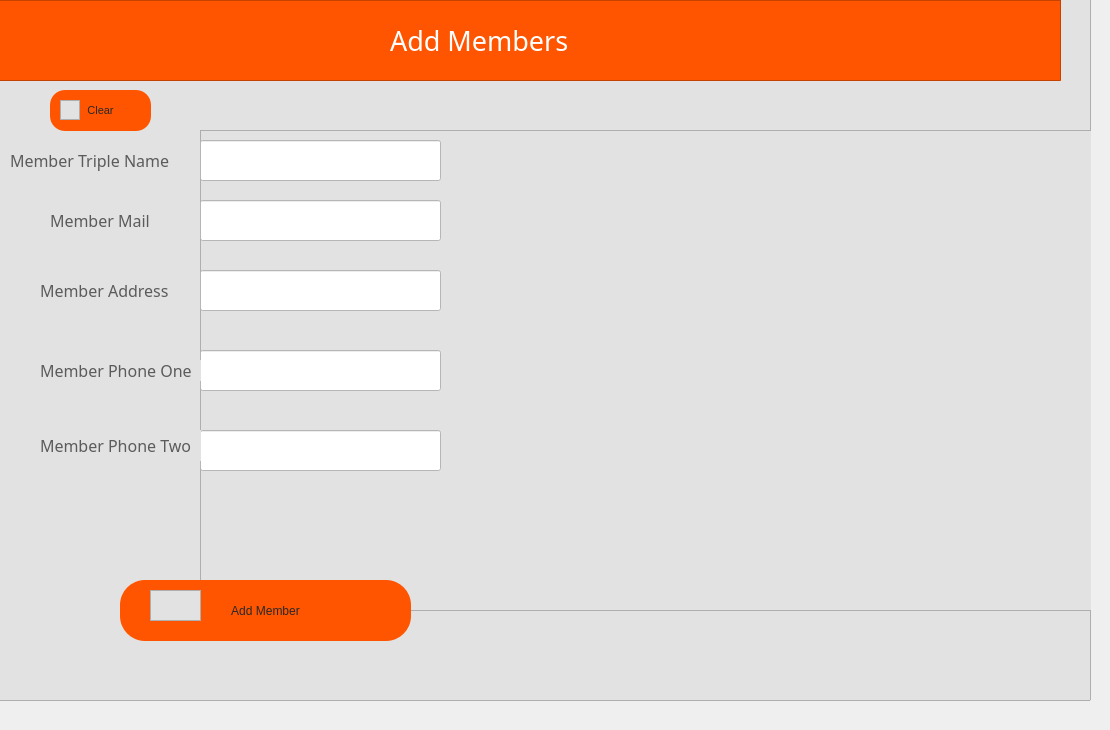
      <widget class="QWidget" name="tab_15">
       <attribute name="icon">
        <iconset resource="icons.qrc">
         <normaloff>:/newPrefix/icons/addmember.png</normaloff>:/newPrefix/icons/addmember.png</iconset>
       </attribute>
       <attribute name="title">
        <string>Add Member</string>
       </attribute>
       <widget class="QFrame" name="frame_30">
        <property name="geometry">
         <rect>
          <x>-30</x>
          <y>0</y>
          <width>1091</width>
          <height>81</height>
         </rect>
        </property>
        <property name="styleSheet">
         <string notr="true">background-color: rgb(255, 85, 0);</string>
        </property>
        <property name="frameShape">
         <enum>QFrame::StyledPanel</enum>
        </property>
        <property name="frameShadow">
         <enum>QFrame::Raised</enum>
        </property>
        <widget class="QLabel" name="label_29">
         <property name="geometry">
          <rect>
           <x>420</x>
           <y>20</y>
           <width>511</width>
           <height>41</height>
          </rect>
         </property>
         <property name="font">
          <font>
           <family>hooge 05_55</family>
           <pointsize>20</pointsize>
          </font>
         </property>
         <property name="styleSheet">
          <string notr="true">color: rgb(255, 255, 255);</string>
         </property>
         <property name="text">
          <string>Add Members</string>
         </property>
        </widget>
       </widget>
       <widget class="QFrame" name="frame_31">
        <property name="geometry">
         <rect>
          <x>-10</x>
          <y>-20</y>
          <width>1101</width>
          <height>721</height>
         </rect>
        </property>
        <property name="styleSheet">
         <string notr="true">background-color: rgb(226, 226, 226);</string>
        </property>
        <property name="frameShape">
         <enum>QFrame::StyledPanel</enum>
        </property>
        <property name="frameShadow">
         <enum>QFrame::Raised</enum>
        </property>
        <widget class="QLabel" name="label_67">
         <property name="geometry">
          <rect>
           <x>50</x>
           <y>300</y>
           <width>151</width>
           <height>21</height>
          </rect>
         </property>
         <property name="font">
          <font>
           <family>Impact</family>
           <pointsize>12</pointsize>
          </font>
         </property>
         <property name="styleSheet">
          <string notr="true">color: rgb(91, 91, 91);</string>
         </property>
         <property name="text">
          <string>Member Address</string>
         </property>
        </widget>
        <widget class="QLabel" name="label_68">
         <property name="geometry">
          <rect>
           <x>50</x>
           <y>380</y>
           <width>161</width>
           <height>21</height>
          </rect>
         </property>
         <property name="font">
          <font>
           <family>Impact</family>
           <pointsize>12</pointsize>
          </font>
         </property>
         <property name="styleSheet">
          <string notr="true">color: rgb(91, 91, 91);</string>
         </property>
         <property name="text">
          <string>Member Phone One</string>
         </property>
        </widget>
        <widget class="QLabel" name="label_69">
         <property name="geometry">
          <rect>
           <x>50</x>
           <y>450</y>
           <width>161</width>
           <height>31</height>
          </rect>
         </property>
         <property name="font">
          <font>
           <family>Impact</family>
           <pointsize>12</pointsize>
          </font>
         </property>
         <property name="styleSheet">
          <string notr="true">color: rgb(91, 91, 91);</string>
         </property>
         <property name="text">
          <string>Member Phone Two</string>
         </property>
        </widget>
        <widget class="QLabel" name="label_66">
         <property name="geometry">
          <rect>
           <x>60</x>
           <y>230</y>
           <width>131</width>
           <height>21</height>
          </rect>
         </property>
         <property name="font">
          <font>
           <family>Impact</family>
           <pointsize>12</pointsize>
          </font>
         </property>
         <property name="styleSheet">
          <string notr="true">color: rgb(91, 91, 91);</string>
         </property>
         <property name="text">
          <string>Member Mail</string>
         </property>
        </widget>
        <widget class="QFrame" name="frame_32">
         <property name="geometry">
          <rect>
           <x>210</x>
           <y>150</y>
           <width>1061</width>
           <height>481</height>
          </rect>
         </property>
         <property name="styleSheet">
          <string notr="true">image: url(:/newPrefix/icons/clientt.png);</string>
         </property>
         <property name="frameShape">
          <enum>QFrame::StyledPanel</enum>
         </property>
         <property name="frameShadow">
          <enum>QFrame::Raised</enum>
         </property>
         <widget class="QLineEdit" name="mem_namTxt">
          <property name="geometry">
           <rect>
            <x>0</x>
            <y>10</y>
            <width>241</width>
            <height>41</height>
           </rect>
          </property>
          <property name="styleSheet">
           <string notr="true">background-color: rgb(255, 255, 255);</string>
          </property>
          <property name="text">
           <string/>
          </property>
          <property name="placeholderText">
           <string/>
          </property>
         </widget>
         <widget class="QLineEdit" name="mem_maiTxt">
          <property name="geometry">
           <rect>
            <x>0</x>
            <y>70</y>
            <width>241</width>
            <height>41</height>
           </rect>
          </property>
          <property name="styleSheet">
           <string notr="true">background-color: rgb(255, 255, 255);</string>
          </property>
          <property name="text">
           <string/>
          </property>
          <property name="placeholderText">
           <string/>
          </property>
         </widget>
         <widget class="QLineEdit" name="mem_addTxt">
          <property name="geometry">
           <rect>
            <x>0</x>
            <y>140</y>
            <width>241</width>
            <height>41</height>
           </rect>
          </property>
          <property name="styleSheet">
           <string notr="true">background-color: rgb(255, 255, 255);</string>
          </property>
          <property name="text">
           <string/>
          </property>
          <property name="placeholderText">
           <string/>
          </property>
         </widget>
         <widget class="QLineEdit" name="mem_phOTxt">
          <property name="geometry">
           <rect>
            <x>0</x>
            <y>220</y>
            <width>241</width>
            <height>41</height>
           </rect>
          </property>
          <property name="styleSheet">
           <string notr="true">background-color: rgb(255, 255, 255);</string>
          </property>
          <property name="text">
           <string/>
          </property>
          <property name="placeholderText">
           <string/>
          </property>
         </widget>
         <widget class="QLineEdit" name="mem_phTTxt">
          <property name="geometry">
           <rect>
            <x>0</x>
            <y>300</y>
            <width>241</width>
            <height>41</height>
           </rect>
          </property>
          <property name="styleSheet">
           <string notr="true">background-color: rgb(255, 255, 255);</string>
          </property>
          <property name="text">
           <string/>
          </property>
          <property name="placeholderText">
           <string/>
          </property>
         </widget>
        </widget>
        <widget class="QLabel" name="label_65">
         <property name="geometry">
          <rect>
           <x>20</x>
           <y>160</y>
           <width>171</width>
           <height>41</height>
          </rect>
         </property>
         <property name="font">
          <font>
           <family>Impact</family>
           <pointsize>12</pointsize>
          </font>
         </property>
         <property name="styleSheet">
          <string notr="true">color: rgb(91, 91, 91);</string>
         </property>
         <property name="text">
          <string>Member Triple Name</string>
         </property>
        </widget>
        <widget class="QFrame" name="frame_33">
         <property name="geometry">
          <rect>
           <x>160</x>
           <y>610</y>
           <width>51</width>
           <height>31</height>
          </rect>
         </property>
         <property name="styleSheet">
          <string notr="true">background-color: rgb(255, 85, 0 / 0%);
image: url(:/newPrefix/icons/addmember.png);</string>
         </property>
         <property name="frameShape">
          <enum>QFrame::StyledPanel</enum>
         </property>
         <property name="frameShadow">
          <enum>QFrame::Raised</enum>
         </property>
        </widget>
        <widget class="QPushButton" name="add_memberButton">
         <property name="geometry">
          <rect>
           <x>130</x>
           <y>600</y>
           <width>291</width>
           <height>61</height>
          </rect>
         </property>
         <property name="styleSheet">
          <string notr="true">QPushButton {
color: rgb(40, 40, 40);
  border-radius: 25px;
	background-color: rgb(255, 85, 0);
}

QPushButton:hover {
background-color: rgb(123, 123, 255);


}
</string>
         </property>
         <property name="text">
          <string>Add Member</string>
         </property>
        </widget>
        <widget class="QPushButton" name="pushButton_36">
         <property name="geometry">
          <rect>
           <x>60</x>
           <y>110</y>
           <width>101</width>
           <height>41</height>
          </rect>
         </property>
         <property name="font">
          <font>
           <pointsize>8</pointsize>
          </font>
         </property>
         <property name="styleSheet">
          <string notr="true">QPushButton {
color: rgb(40, 40, 40);
  border-radius: 15px;
	background-color: rgb(255, 85, 0);
}

QPushButton:hover {
background-color: rgb(123, 123, 255);

background-color: rgb(123, 123, 255);

}
</string>
         </property>
         <property name="text">
          <string>Clear</string>
         </property>
        </widget>
        <widget class="QFrame" name="frame_101">
         <property name="geometry">
          <rect>
           <x>70</x>
           <y>120</y>
           <width>20</width>
           <height>20</height>
          </rect>
         </property>
         <property name="styleSheet">
          <string notr="true">background-color: rgb(255, 85, 0 / 0%);
image: url(:/newPrefix/icons/clear.png);</string>
         </property>
         <property name="frameShape">
          <enum>QFrame::StyledPanel</enum>
         </property>
         <property name="frameShadow">
          <enum>QFrame::Raised</enum>
         </property>
        </widget>
        <widget class="QLabel" name="add_mem_label">
         <property name="geometry">
          <rect>
           <x>470</x>
           <y>650</y>
           <width>331</width>
           <height>31</height>
          </rect>
         </property>
         <property name="font">
          <font>
           <pointsize>9</pointsize>
          </font>
         </property>
         <property name="styleSheet">
          <string notr="true">color: rgb(255, 0, 0);</string>
         </property>
         <property name="text">
          <string/>
         </property>
        </widget>
        <zorder>frame_32</zorder>
        <zorder>label_67</zorder>
        <zorder>label_68</zorder>
        <zorder>label_69</zorder>
        <zorder>label_66</zorder>
        <zorder>label_65</zorder>
        <zorder>add_memberButton</zorder>
        <zorder>frame_33</zorder>
        <zorder>pushButton_36</zorder>
        <zorder>frame_101</zorder>
        <zorder>add_mem_label</zorder>
       </widget>
       <zorder>frame_31</zorder>
       <zorder>frame_30</zorder>
      </widget>
